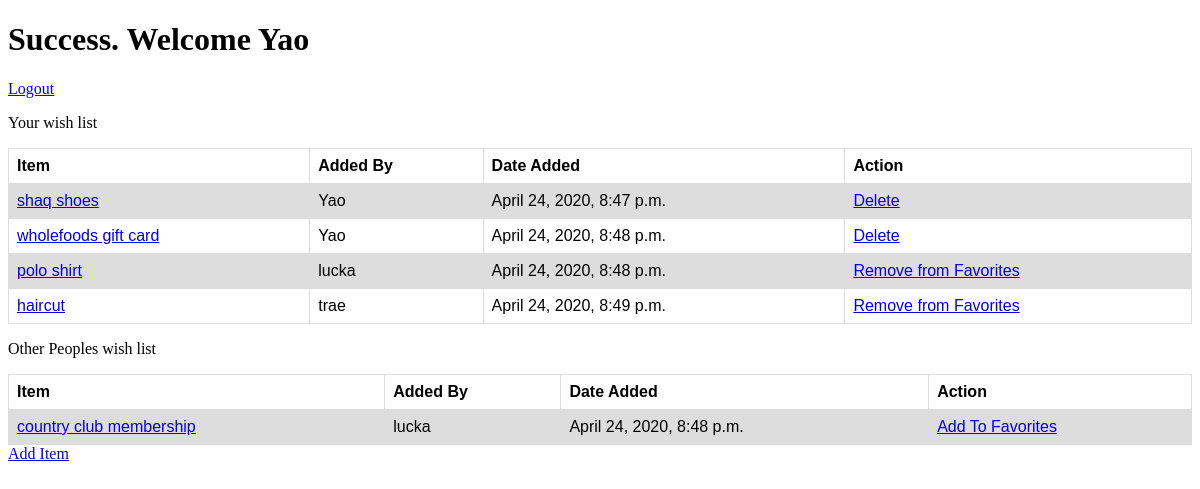
The page /home (signed in) on the database its author committed.
### loginRegApp/models.py (models this page shows)
class User(models.Model):
    firstName = models.CharField(max_length = 255)
    lastName = models.CharField(max_length = 255)
    email = models.CharField(max_length = 255)
    password = models.CharField(max_length = 255)
    created_at = models.DateTimeField(auto_now_add = True)
    updated_at = models.DateTimeField(auto_now = True)
    objects = UserManager()

class Item(models.Model):
    name = models.CharField(max_length = 255)
    uploader = models.ForeignKey(User, related_name = 'items_uploaded', on_delete = models.CASCADE)
    favoritor = models.ManyToManyField(User, related_name ='fav_items')
    created_at = models.DateTimeField(auto_now_add=True)
    updated_at = models.DateTimeField(auto_now=True)
    objects = ItemManager()

### loginRegApp/views.py (the view)
# urls.py: 2. Add a URL to urlpatterns:  path('', views.home, name='home')
def home(request):
    if 'loggedinId' not in request.session:
        return redirect("/")
    loggedinuser = User.objects.get(id = request.session['loggedinId'])
    context = {
        'loggedinUser': loggedinuser,
        'mywishes': Item.objects.filter(Q(uploader = loggedinuser) | Q(favoritor = loggedinuser)),
        'notMywishes': Item.objects.exclude(Q(uploader = loggedinuser) | Q(favoritor = loggedinuser))
    }
    return render(request, "home.html", context)

### loginRegApp/templates/home.html (shortened to what this page needs)
<!DOCTYPE html>
<html lang="en">
<head>
</head>
<body>
    <h1>Success. Welcome {{loggedinUser.firstName}}</h1>
    <a href="/logout">Logout</a>
    <p>Your wish list</p>
    <table>
        <tr>
          <th>Item</th>
          <th>Added By</th>
          <th>Date Added</th>
          <th>Action</th>
        </tr>
        {% for itemObj in mywishes %}
        <tr>
            <td><a href="/items/{{itemObj.id}}">{{itemObj.name}}</a></td>
            <td>{{itemObj.uploader.firstName}}</td>
            <td>{{itemObj.created_at}}</td>
            {% if loggedinUser == itemObj.uploader %}
            <td><a href="/delete/{{itemObj.id}}">Delete</a></td>
            {% else %}
            <td><a href="/removefromFav/{{itemObj.id}}">Remove from Favorites</a></td>
            {% endif %}
        </tr>
        {% endfor %}
      </table>
    <p>Other Peoples wish list</p>
    <table>
        <tr>
        <th>Item</th>
        <th>Added By</th>
        <th>Date Added</th>
        <th>Action</th>
        </tr>
        {% for itemObj in notMywishes %}
        <tr>
            <td><a href="/items/{{itemObj.id}}">{{itemObj.name}}</a></td>
            <td>{{itemObj.uploader.firstName}}</td>
            <td>{{itemObj.created_at}}</td>
            {% if loggedinUser == itemObj.uploader %}
            <td><a href="">Delete</a></td>
            {% else %}
            <td><a href="/addtoFav/{{itemObj.id}}">Add To Favorites</a></td>
            {% endif %}
        </tr>
        {% endfor %}
    </table>
    <a href="/wishes/add">Add Item</a>
</body>
</html>

### loginRegApp/templates/home.html (style rules this page uses)
table { font-family: arial, sans-serif; border-collapse: collapse; width: 100%; }
td, th { border: 1px solid #dddddd; text-align: left; padding: 8px; }
tr:nth-child(even) { background-color: #dddddd; }

### rows shown on the page
User: firstName "Yao"
Item: name "shaq shoes", uploader.firstName "Yao", created_at "April 24, 2020, 8:47 p.m."
Item: name "wholefoods gift card", uploader.firstName "Yao", created_at "April 24, 2020, 8:48 p.m."
Item: name "polo shirt", uploader.firstName "lucka", created_at "April 24, 2020, 8:48 p.m."
Item: name "haircut", uploader.firstName "trae", created_at "April 24, 2020, 8:49 p.m."
Item: name "country club membership", uploader.firstName "lucka", created_at "April 24, 2020, 8:48 p.m."
